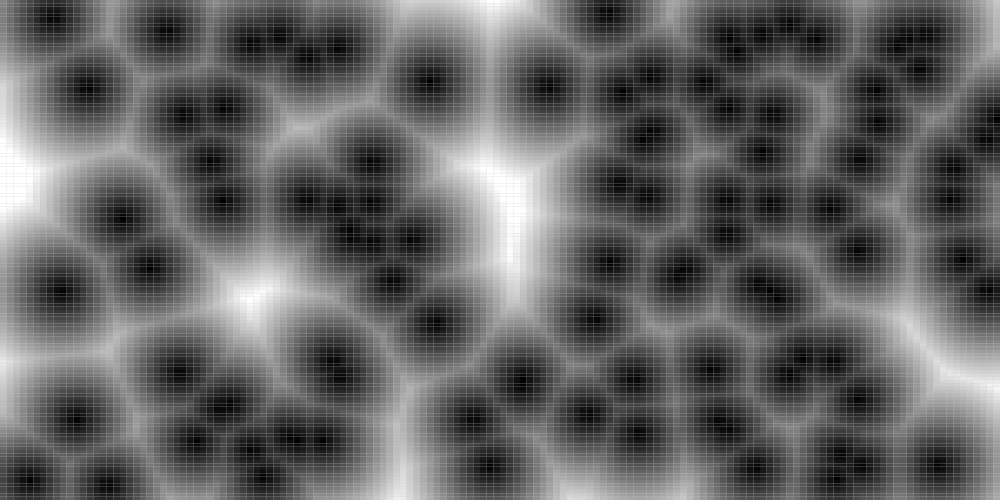
Frame 1 (no input)
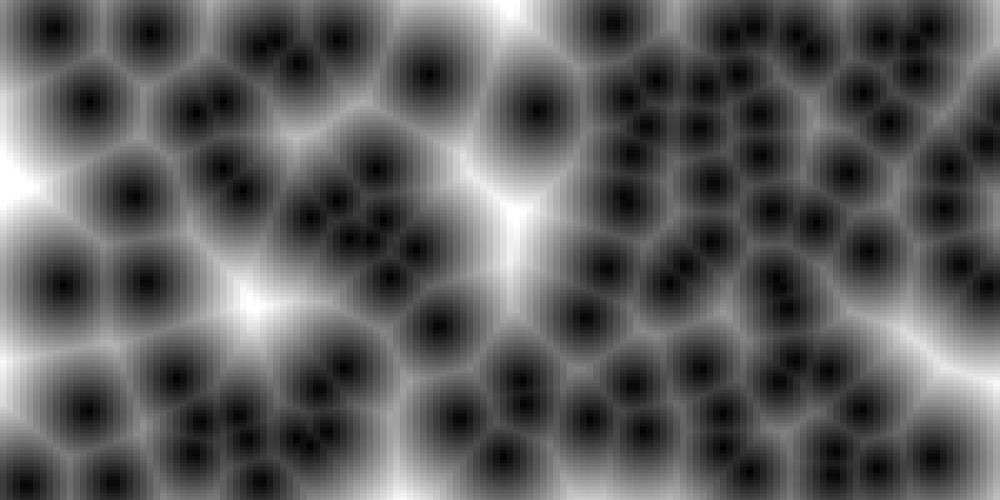
Frame 60 (the mouse pressed at the canvas centre just before this capture)
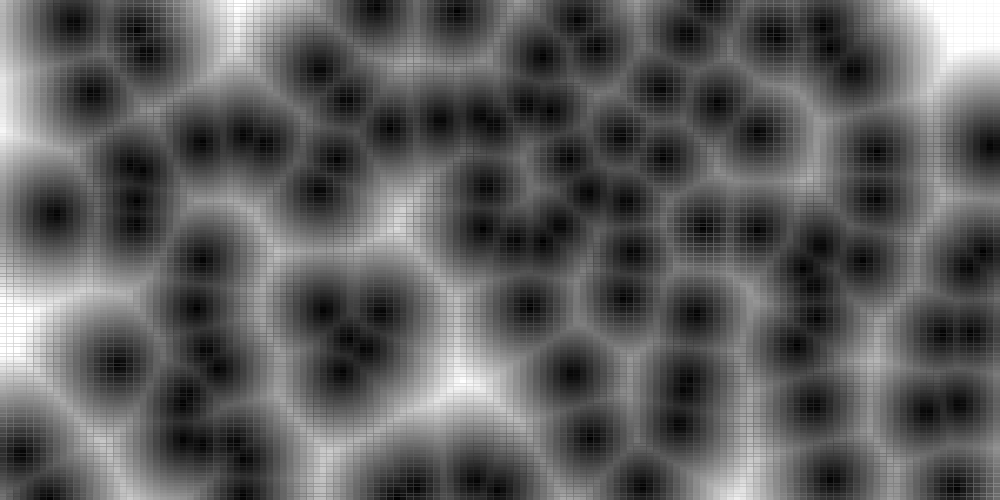
Frame 120 (the mouse held since frame 60 and released just before this capture)

The Processing sketch that drew these frames (run headless with seeded random() and noise(); from frame 60 on, the mouse is pressed at the canvas centre):

// Processing sketch: voronoi
// ── voronoi.pde
cPoint points[];
int nPoints = 100;
int rez = 150;
//int rows = 100, cols = 100;

float speed = 5;
float friction = .5;

void setValues() {
  float l = width/(float)rez;
  float h = height/(float)rez;
  for (int x = 0; x < rez; ++x) {
    for (int y = 0; y < rez; ++y) {
      float md = sqrt(width*width+height*height);
      for (int i = 0; i < nPoints; ++i) {
        if (dist(points[i].pos.x, points[i].pos.y, x*l, y*h) < md) {
          md = dist(points[i].pos.x, points[i].pos.y, x*l, y*h);
        }
      }
      noStroke();
      fill(255*md/100);
      rect(x*l, y*h, l, h);
    }
  }
}



float dist(PVector p1, PVector p2) {
  return dist(p1.x, p1.y, p2.x, p2.y);
}

void setAround(int i) {
  //println(i);
  for (int j = 0; j < nPoints; ++j) {
    if (i!=j && points[j].c == 0) {
      float d = dist(points[i].pos, points[j].pos);
      if (d<random(10, 150)) points[j].c = lerpColor(points[i].c, color(red(points[i].c), green(points[i].c)+random(-100, 50), blue(points[i].c)), d/100);
    }
  }
}

int setRandom() {
  int rPoint = floor(random(0, nPoints));
  while (points[rPoint].c!=0) rPoint = floor(random(0, nPoints));
  float r = random(1);
  points[rPoint].c = color(0, 200, 0);
  return rPoint;
}


void showPoints() {
  for (int i = 0; i < nPoints; ++i) {
    points[i].show();
  }
}

void setPoints() {
  points = new cPoint[nPoints];
  for (int i = 0; i < nPoints; ++i) {
    points[i] = new cPoint();
    points[i].pos = new PVector(random(width), random(height));
    points[i].vel = new PVector(random(speed), random(speed));
    points[i].c = 255;
  }
}

void setup() {
  size(1000, 500);
  setPoints();
}

void draw() {
  for (int i = 0; i < nPoints; ++i) {
    points[i].update();
  }
  setValues();
  //showPoints();
  if (mousePressed) setup();
}

// ── points.pde
class cPoint{
  PVector pos;
  PVector vel;
  color c;
  int type;
  
  void show(){
    fill(c);
    //fill(lerpColor(c, 0, .5));
    noStroke();
    ellipse(pos.x, pos.y, width/(float)rez, height/(float)rez);    
  }
  void update(){
    pos.add(round(random(-2, 2)), round(random(-2, 2)));
  }
}
